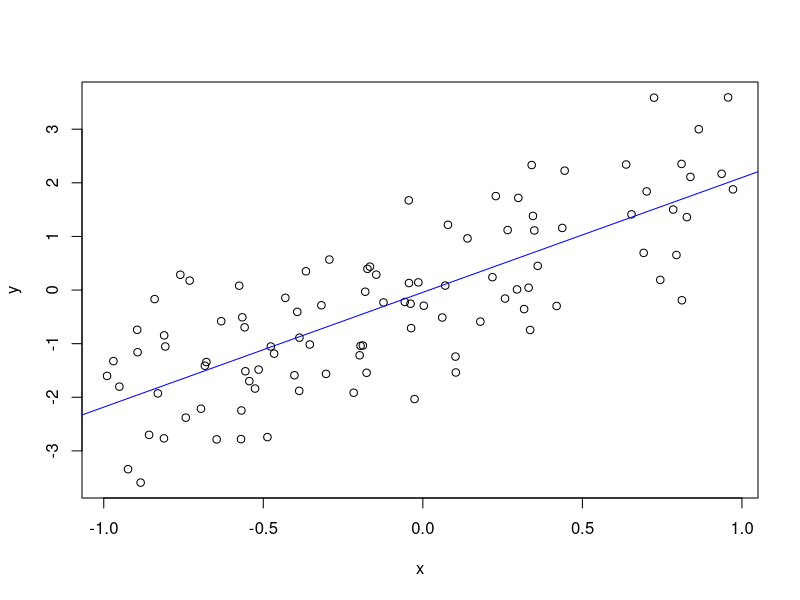
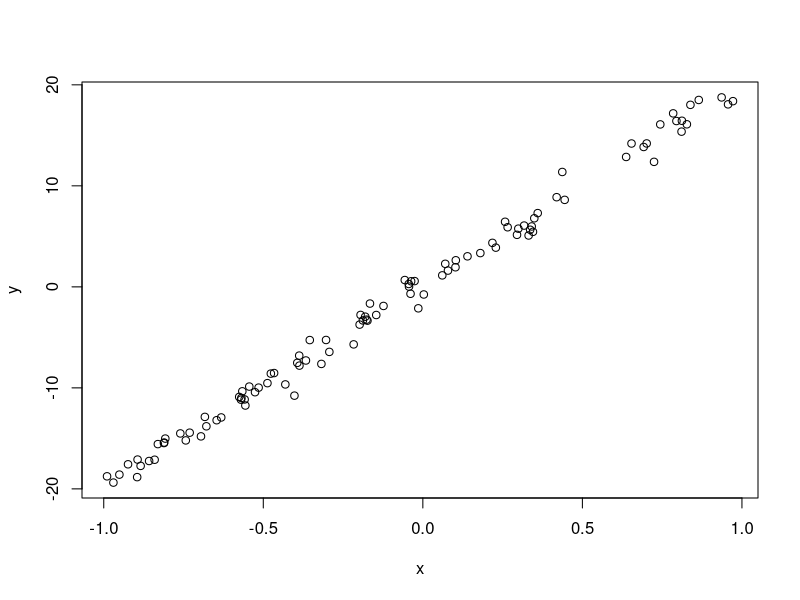
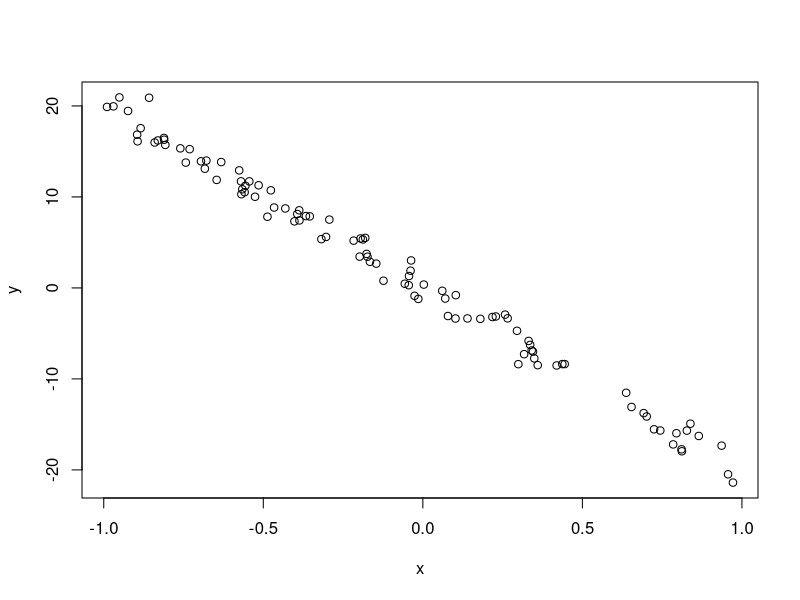
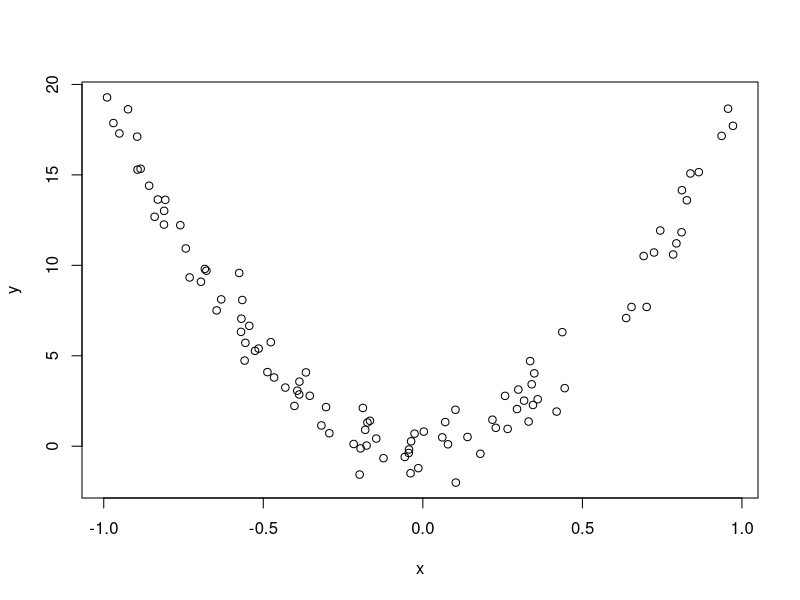
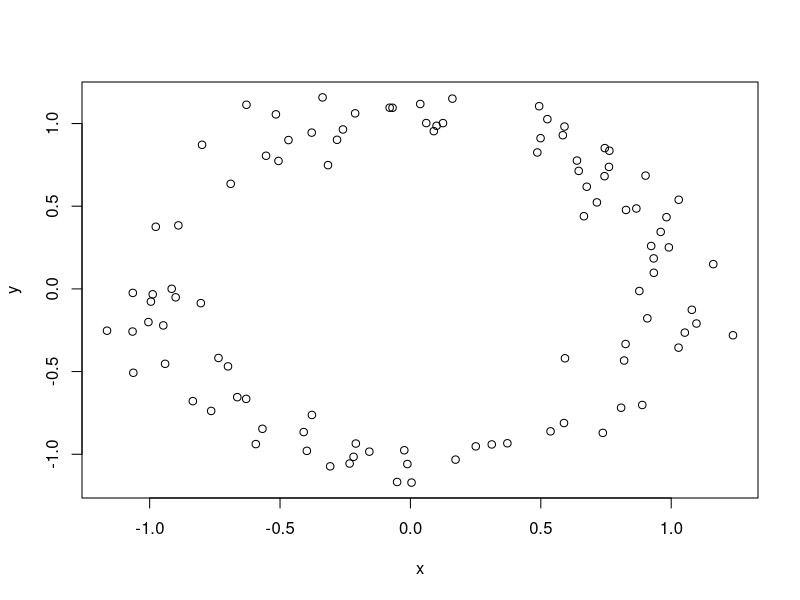
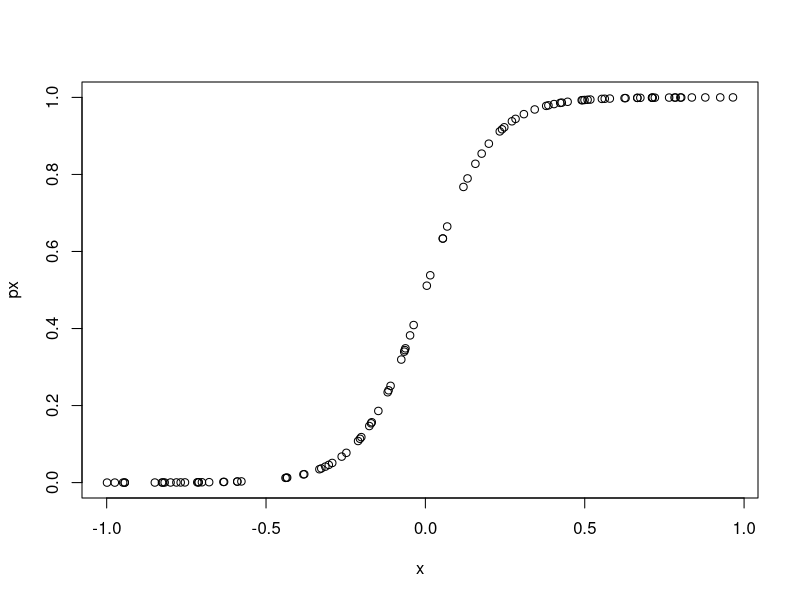
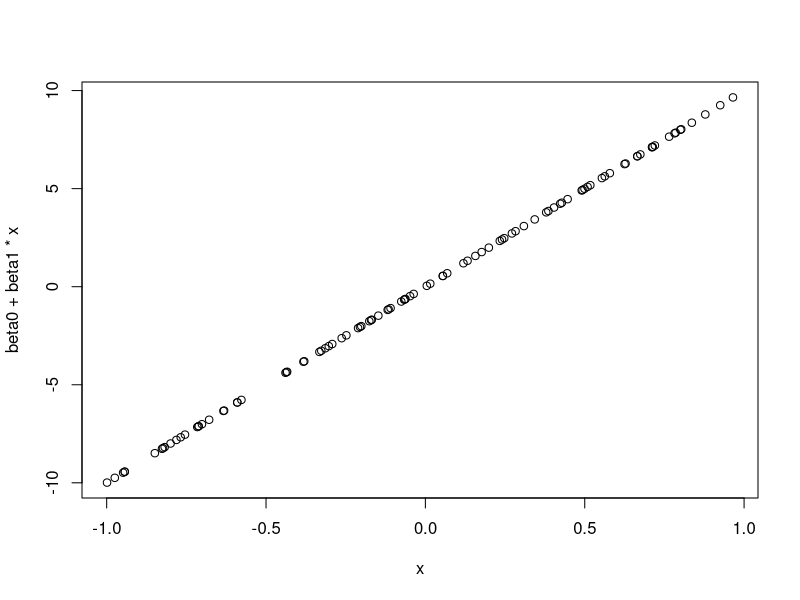
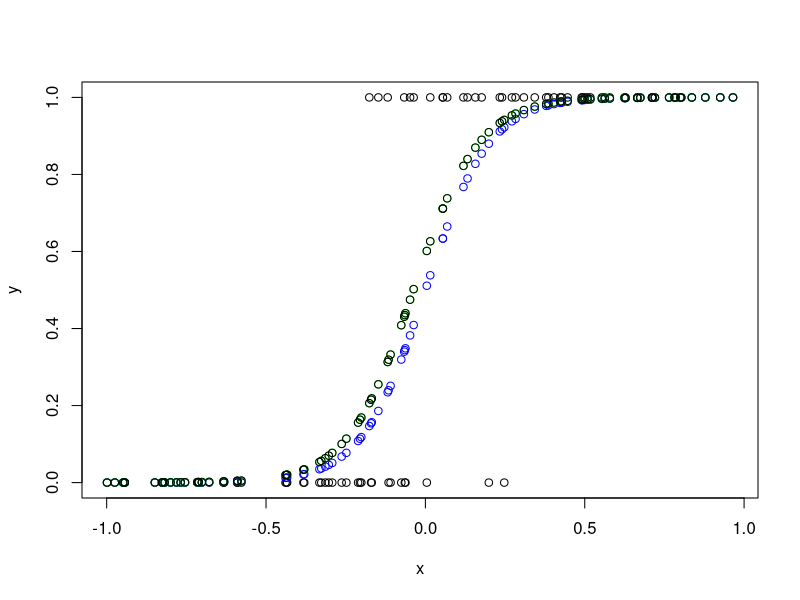

Write the R code that produced these figures, in order.
# Correlation and covariance

## generate data
n <- 100
beta <- 2
x <- runif(n, min=-1, max=1)
y <- beta * x + rnorm(n)

plot(x, y)

## sample covariance..
s_XY <- (1 / (n - 1)) * sum((x - mean(x)) * (y - mean(y)))
s_XY
## ..can also be computed using the built-in cov function
cov(x, y)

## sample correlation..
rho_XY <- s_XY / (sd(x) * sd(y))
rho_XY
## ..can also be computed using the built-in cor function
cor(x, y)

## relationship between correlation
## and linear model coefficients
### compare..
s_XY / var(x)
s_XY / var(y)
### ..to..
fit <- lm(y ~ x, data.frame(x=x, y=y))
abline(fit, col = "blue")
fit$coefficients["x"]
### ..and..
beta



# a few examples
# try different beta
beta <- 20
y <- beta * x + rnorm(n)
plot(x, y)
cor(x, y)

y <- -beta * x + rnorm(n)
plot(x, y)
cor(x, y)

y <- beta * x^2 + rnorm(n)
plot(x, y)
cor(x, y)

# demonstration of
# no correlation [does not!] imply no dependence
a <- runif(100, min=-pi, max=pi)
x <- sin(a) + rnorm(100) / 10
y <- cos(a) + rnorm(100) / 10
plot(x, y)
cor(x, y)





# generalized linear regression: logistic

## simulate data
x <- runif(100, min=-1, max=1)
beta0 <- 0
beta1 <- 10
# (cf. slides)
px <- exp(beta0 + beta1 * x) / (1 + exp(beta0 + beta1 * x))

plot(x, px)
plot(x, beta0 + beta1*x)

y <- sapply(px,
            function(p) rbinom(1, 1, p))

plot(x, y)
points(x, px, col="blue")

fit <- glm(y ~ x, family = binomial)
summary(fit)

points(x,
       exp(predict(fit)) / (1 + exp(predict(fit))),
       col="green")

# alternatively
points(x,
       binomial()$linkinv(predict(fit)))



# generalized linear regression: poisson

## simulate data
x <- runif(100, min=-1, max=1)
beta0 <- 3
beta1 <- 1
lambdax <- exp(beta0 + beta1 * x)

plot(x, lambdax)

y <- sapply(lambdax,
            function(lambda) rpois(1, lambda))

plot(x, y)
points(x, lambdax, col="blue")

fit <- glm(y ~ x, family = poisson)
summary(fit)

points(x,
       exp(predict(fit)),
       col="green")

# alternatively
points(x,
       poisson()$linkinv(predict(fit)),
       col="red")





# model diagnostics and modelling assumptions:
# are noise terms independent of X?

# regression diagnostics
n <- 100
x <- runif(n, min=-3, max=3)
y <- x**3 + rnorm(n)

plot(x, y)

fit1 <- lm(y ~ x, data.frame(x=x, y=y))

abline(fit1, col="blue")

summary(fit1)

confint(fit1)

plot(x, residuals(fit1))

qqnorm(residuals(fit1))
qqline(residuals(fit1))

## cubic linear regression 
fit2 <- lm(y ~ I(x^3) + I(x^2) + x)
summary(fit2)
plot(x, residuals(fit2))
qqnorm(residuals(fit2))
qqline(residuals(fit2))

## cubic linear regression with one term 
fit3 <- lm(y ~ I(x^3) - 1)
summary(fit3)
plot(x, residuals(fit3))
qqnorm(residuals(fit3))
qqline(residuals(fit3))

AIC(fit1, fit2, fit3)
BIC(fit1, fit2, fit3)
